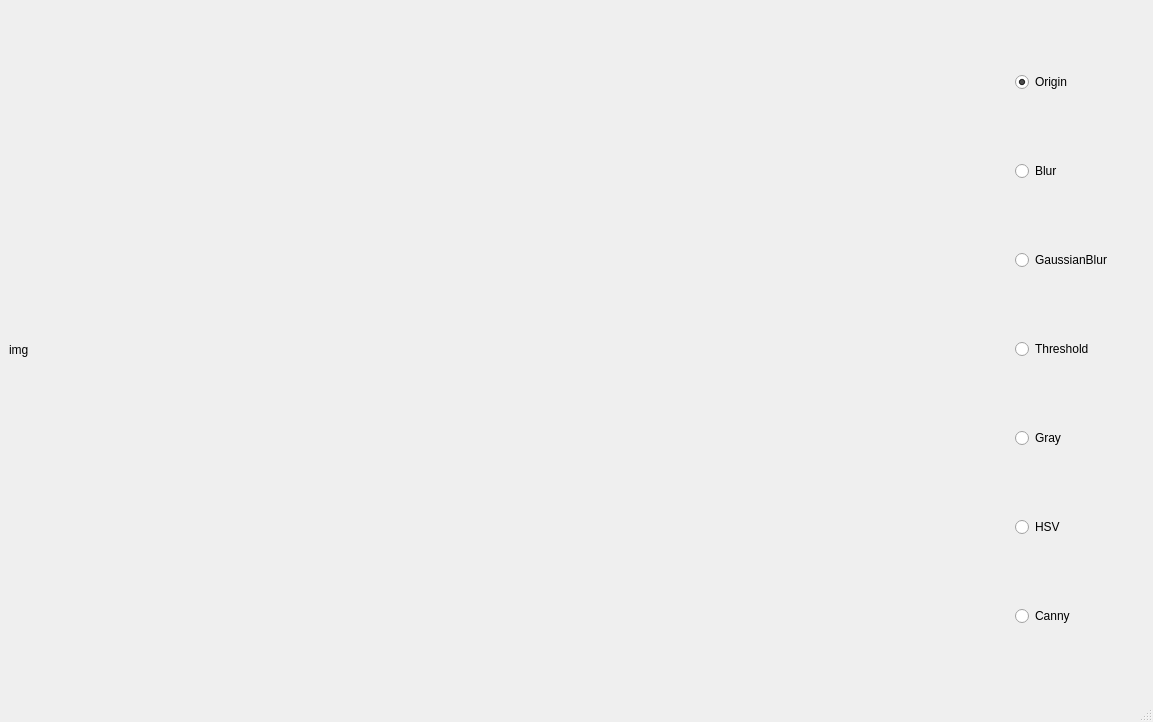
<?xml version="1.0" encoding="UTF-8"?>
<ui version="4.0">
 <class>MainWindow</class>
 <widget class="QMainWindow" name="MainWindow">
  <property name="geometry">
   <rect>
    <x>0</x>
    <y>0</y>
    <width>1153</width>
    <height>722</height>
   </rect>
  </property>
  <property name="windowTitle">
   <string>MainWindow</string>
  </property>
  <widget class="QWidget" name="centralwidget">
   <layout class="QHBoxLayout" name="horizontalLayout_2">
    <item>
     <layout class="QHBoxLayout" name="horizontalLayout">
      <item>
       <widget class="QLabel" name="label">
        <property name="minimumSize">
         <size>
          <width>1000</width>
          <height>667</height>
         </size>
        </property>
        <property name="text">
         <string>img</string>
        </property>
       </widget>
      </item>
      <item>
       <layout class="QVBoxLayout" name="verticalLayout">
        <item>
         <widget class="QRadioButton" name="Origin">
          <property name="text">
           <string>Origin</string>
          </property>
          <property name="checked">
           <bool>true</bool>
          </property>
         </widget>
        </item>
        <item>
         <widget class="QRadioButton" name="Blur">
          <property name="text">
           <string>Blur</string>
          </property>
         </widget>
        </item>
        <item>
         <widget class="QRadioButton" name="GaussianBlur">
          <property name="text">
           <string>GaussianBlur</string>
          </property>
         </widget>
        </item>
        <item>
         <widget class="QRadioButton" name="Threshold">
          <property name="text">
           <string>Threshold</string>
          </property>
         </widget>
        </item>
        <item>
         <widget class="QRadioButton" name="Gray">
          <property name="text">
           <string>Gray</string>
          </property>
         </widget>
        </item>
        <item>
         <widget class="QRadioButton" name="HSV">
          <property name="text">
           <string>HSV</string>
          </property>
         </widget>
        </item>
        <item>
         <widget class="QRadioButton" name="Canny">
          <property name="text">
           <string>Canny</string>
          </property>
         </widget>
        </item>
       </layout>
      </item>
     </layout>
    </item>
   </layout>
  </widget>
  <widget class="QMenuBar" name="menubar">
   <property name="geometry">
    <rect>
     <x>0</x>
     <y>0</y>
     <width>1153</width>
     <height>22</height>
    </rect>
   </property>
  </widget>
  <widget class="QStatusBar" name="statusbar"/>
 </widget>
 <resources/>
 <connections/>
</ui>
